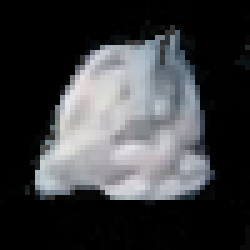
#> input picture code/pca/Data/input/Model 2/EC_0.bmp, 50 x 50 px (shown 5 times larger); its folder holds only this picture in this run
$ python Poultry_EugenChicken_Detect.py
#> lines starting #> are read from the running program, lines starting #| are printed output that depends on the picture
### code/pca/ioImageData.py
#!/usr/bin/env python3
# -*- coding: utf-8 -*-
"""
Created on Tue August 16 2022

@author: Igor V. Vanyushin, Ph.D.
"""

# Libraries required:
import numpy as np
import cv2
import glob

###----------------------------------------------------------------------------
###--------------------- Color Conversion section -----------------------------

### Color constants
sRGB2XYZ_Mx = [
      [  0.4124564,  0.3575761,  0.1804375 ],
      [  0.2126729,  0.7151522,  0.0721750 ],
      [  0.0193339,  0.1191920,  0.9503041 ]  ]

###------ Color conversion sRGB -> XYZ (8-bit images only by sRGB standard!)

def srgb2xyz(im_srgb, BPP):

    I0 = 2**BPP - 1

    im_srgb = np.array(im_srgb)/I0
    im_rgb_lin = np.copy(im_srgb) # Initialize
    H, W, cn = np.shape(im_srgb)

    # Linearization:
    rng_lo = im_srgb <= 0.04045
    rng_hi = ~rng_lo
    im_rgb_lin[ rng_lo ] = im_srgb[rng_lo]/12.92
    im_rgb_lin[ rng_hi ] = ((im_srgb[ rng_hi ] + 0.055)/(1.0 + 0.055)) ** 2.4

    # Linear transform:
    convMx = np.array(sRGB2XYZ_Mx)

    im_out = np.dot(im_rgb_lin, convMx.T)

    return I0 * np.clip(im_out, 0, 1)


###------ Color conversion  XYZ->sRGB (8-bit images only by sRGB standard!)

def xyz2srgb(im_xyz):

    # Linear color transformation:
    XYZ2sRGB_MX = np.linalg.inv(sRGB2XYZ_Mx)

    RGB_lin = np.dot(im_xyz, XYZ2sRGB_MX.T)

    # Apply sRGB gamma:
    lin_mask = RGB_lin <= 0.0031308
    im_out = np.zeros(RGB_lin.shape)
    im_out[lin_mask] = 12.92 * RGB_lin[lin_mask]
    im_out[~lin_mask] = 1.055 * RGB_lin[~lin_mask]**(1.0/2.4) - 0.055

    return np.clip(im_out, 0, 1)

# [16 lines left out: functions xyz2logYcc, logYcc2xyz, not called in this run]

###----------------------------------------------------------------------------
### ------------------------ Image Loading functions --------------------------

###------ Load a single image in XYZ format

def loadImage2RGB(imageName):
    image = cv2.imread(imageName, cv2.IMREAD_ANYDEPTH | cv2.IMREAD_ANYCOLOR)
    BPP = 8 * image.dtype.itemsize
    imageRGB = cv2.cvtColor(np.float32(image), cv2.COLOR_BGR2RGB)

    return imageRGB, BPP


def loadImage2XYZ(imageName):
    image, BPP = loadImage2RGB(imageName)
    imageXYZ = srgb2xyz(image, BPP)

    return imageXYZ, BPP

###------ Save a single image from XYZ to sRGB format

def saveImage2sRGB(imageName, image, inType= 'rgb'):

    if inType == 'xyz':
        image = 255*xyz2srgb(image)

    img2save = cv2.cvtColor(np.float32(image), cv2.COLOR_RGB2BGR)

    return cv2.imwrite( imageName, img2save )

###----------------------------------------------------------------------------
###------ Load a set of images

def loadFramesDir(path, maxFrames, colOut = 'rgb'):

    #listOfImages = []
    frames = []

    # Progress bar init:
    print('Loading frames/images:')

    fln = 0

    for fname in glob.iglob(path, recursive=True):

        print(fname)
    #    listOfImages.append(fname)
        if colOut == 'rgb':
            image, BPP = loadImage2RGB(fname)
        elif colOut == 'xyz':
            image, BPP = loadImage2XYZ(fname)
        else:
            print("Unknown output color space")
            break

        frames.append(image)

        fln = fln + 1
        if fln == maxFrames: break

    print('completed')
    return frames, BPP

### code/pca/Poultry_EugenChicken_Detect.py
#!/usr/bin/env python3
# -*- coding: utf-8 -*-
"""
Created on Dec 8 2022
@author: Igor Vanyushin, Ph.D.
referenced to the following source:
https://machinelearningmastery.com/face-recognition-using-principal-component-analysis/
"""

import numpy as np
import matplotlib.pyplot as plt
import cv2
from ioImageData import loadFramesDir, saveImage2sRGB
from sklearn.decomposition import PCA

# Input models for eigenchickens:
inputDir_model = "./Data/input/Model 2/"
modelIn_name = "*.*"
maxMdlNum = 8 # Maximal number of model images to be loaded for eigenchickens

# Input samplpes for chickens detection:
inputDir_sample = "./Data/input/"
sampleIn_name = "Poultry_test.bmp"
maxSmpNum = 1 # Maximal number of samlpe images to be loaded for detection

# Main paths:
pathModel = inputDir_model + modelIn_name
pathSample = inputDir_sample + sampleIn_name

#------------------- Load sample images for PCA analysis:
models, BPP = loadFramesDir( pathModel, maxMdlNum, colOut = 'xyz' ) # Load images for PCA
#> in loadImage2RGB, image is the input picture: shape (50, 50, 3); mean B, G, R 62.2, 60.1, 58.8
#> in loadImage2XYZ, `image, BPP = loadImage2RGB(imageName)`: BPP = 8
#> in srgb2xyz, `I0 = 2**BPP - 1`: I0 = 255
#> in srgb2xyz, `im_rgb_lin[ rng_lo ] = im_srgb[rng_lo]/12.92`: im_rgb_lin: shape (50, 50, 3) float32; mean of channels 0, 1, 2 0.229, 0.234, 0.242
#> in loadFramesDir, `image, BPP = loadImage2XYZ(fname)`: BPP = 8
#> models = 1 item; BPP = 8
model = models[0] #.astype(np.float64)
model_shape = model.shape
#> model_shape = (50, 50, 3)

#------------------- Convert model images into a single flatten matrix:
chick_matrix = []

for mdl in models: # Load models for PCA
    mdl_rot = mdl[:,:,1]  # Only Y-channel is used
    for rot in range(0,4): # Additional rotated images for more of orientations:
        chick_matrix.append(mdl_rot.flatten()) # Flatten to a single-dimentional vector
        mdl_rot = cv2.rotate(mdl_rot,cv2.ROTATE_90_CLOCKWISE) # Rotate 90 deg. to create a new vector
#> this loop made 1 pass
#> after the loop, chick_matrix = 4 items

chick_matrix = np.array(chick_matrix)

#================================== PCA fitting:
pca = PCA().fit(chick_matrix)
print(pca.explained_variance_ratio_) # Show strength of each component
#| [3.91388439e-01 3.91388439e-01 2.17223122e-01 1.28360603e-31]

# First n principal components will be used as eigenchicks:
eigchick_num = 4 # This number can be automated using pca.explained_variance_ratio
eigenchickens = pca.components_[:eigchick_num]

# Generate weights as a KxN matrix: K is the number of eigenchicks and N the number of samples
weights = eigenchickens @ (chick_matrix - pca.mean_).T
#> weights = [[9.35e-14, 1145.8, -1.21e-12, -1145.8], [-1145.8, 5.02e-13, 1145.8, -7.74e-13], [603.6, -603.6, 603.6, -603.6], [-1.65e-12, -1.05e-12, 3.04e-12, -6.96e-13]]

#================================== Test on sample images
#------------------- Load samples for recognition:

samples, BPP = loadFramesDir( pathSample, maxSmpNum, colOut = 'xyz' )
#> call 2 of loadImage2RGB, with imageName = './Data/input/Poultry_test.bmp'
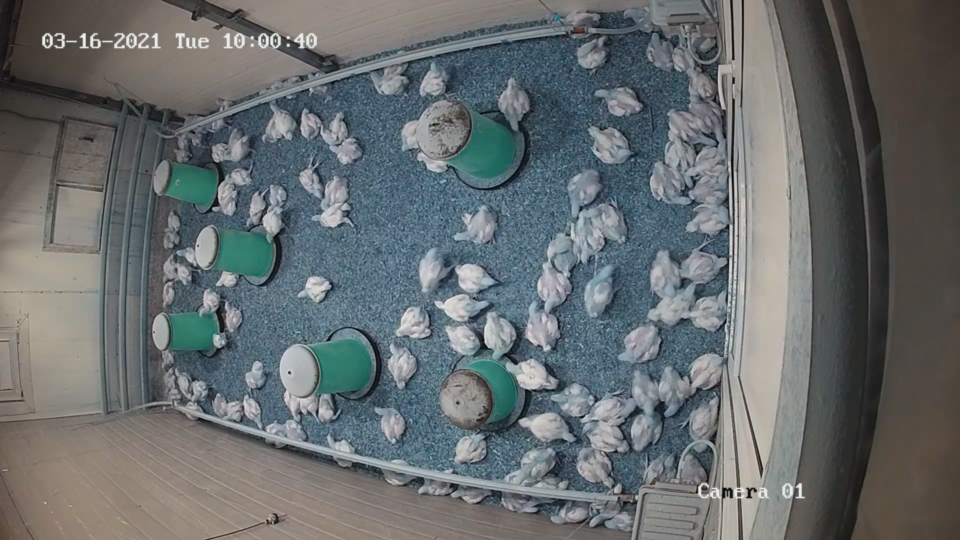
#> input picture code/pca/Data/input/Poultry_test.bmp, 960 x 540 px
#> in loadImage2RGB, image is the input picture: shape (540, 960, 3); mean B, G, R 109.4, 108, 102.9
#> call 2 of srgb2xyz, with BPP = 8
#> in srgb2xyz (call 2), `im_rgb_lin[ rng_lo ] = im_srgb[rng_lo]/12.92`: im_rgb_lin: shape (540, 960, 3) float32; mean of channels 0, 1, 2 0.403, 0.424, 0.429
#> in srgb2xyz (call 2), `im_rgb_lin[ rng_hi ] = ((im_srgb[ rng_hi ] + 0.055)/(1.0 + 0.055)) ** ..`:
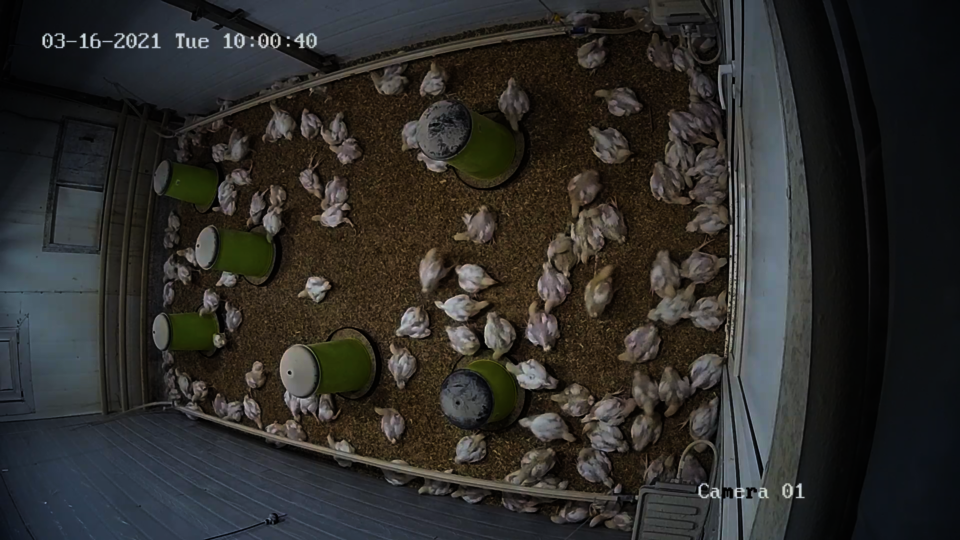
#> im_rgb_lin: shape (540, 960, 3) float32; mean of channels 0, 1, 2 0.166, 0.176, 0.18; drawn as B, G, R
#> samples = 1 item
sample = samples[0]
sample_shape = sample.shape
#> sample_shape = (540, 960, 3)
msz = model_shape
#> msz = (50, 50, 3)

Ych = sample[:,:,1] # Only Y-channel will be used for PCA recognition
output_map = np.zeros(Ych.shape)

est_level = 0.1  # Matching accuracy

# Scanning big image with a set of eigenchicks:
for y in range(0, sample_shape[0]-model_shape[0],1):
    for x in range(0, sample_shape[1]-model_shape[1],1):

        # Getting quiery at each aperture position:
        smp = Ych[y:(y+msz[0]),x:(x+msz[1])] # Getting a sample from the big image
        query = smp.reshape(1,-1) # 2D sample to 1-dimentional vector
        query_weight = eigenchickens @ (query - pca.mean_).T # weights of query related to eigenchicks
        euclidean_distance = np.linalg.norm(weights - query_weight, axis=0) # Matching through Euclidean distance
        best_match = np.argmin(euclidean_distance) # The number of the best match
        ed_est = euclidean_distance[best_match]/model_shape[0]/model_shape[1] # The norm should be verified!

        if ed_est < est_level: # Check for acceptable matching and showing on the map:
            ch_mx = chick_matrix[best_match].reshape(model_shape[0:2]) # Show the best match on the map
            output_map[y:(y+msz[0]),x:(x+msz[1])] = np.maximum(output_map[y:(y+msz[0]),x:(x+msz[1])], ch_mx)


#------------------- Show/save results:

imgOut = np.zeros(sample_shape)
imgOut = sample/2
imgOut[:,:,2] = output_map
#imgOut = (imgOut + samplePyr[pyrLev]*50)/2
# img2save = cv2.cvtColor(np.float32(imgOut), cv2.COLOR_RGB2BGR)
# cv2.imwrite( 'Poultry_test.bmp', img2save )

I0 = 255
img_out = imgOut/I0
imgOut_name = 'Poultry_test_out.bmp'
saveImage2sRGB(imgOut_name, img_out, inType='xyz')
#> in xyz2srgb, `RGB_lin = np.dot(im_xyz, XYZ2sRGB_MX.T)`:
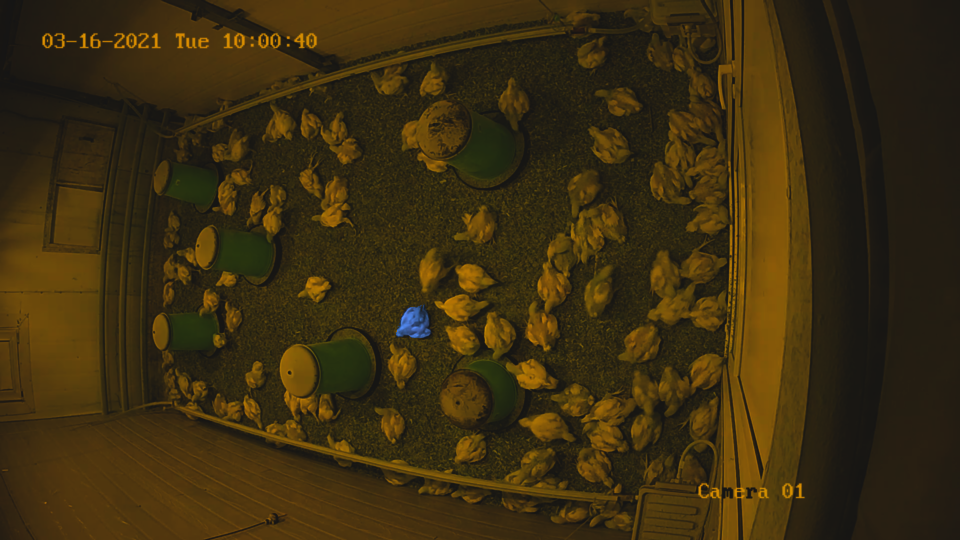
#> RGB_lin: shape (540, 960, 3) float64; mean R, G, B 0.131, 0.0839, -0.0124; drawn with min black and max white
#> in xyz2srgb, `lin_mask = RGB_lin <= 0.0031308`:
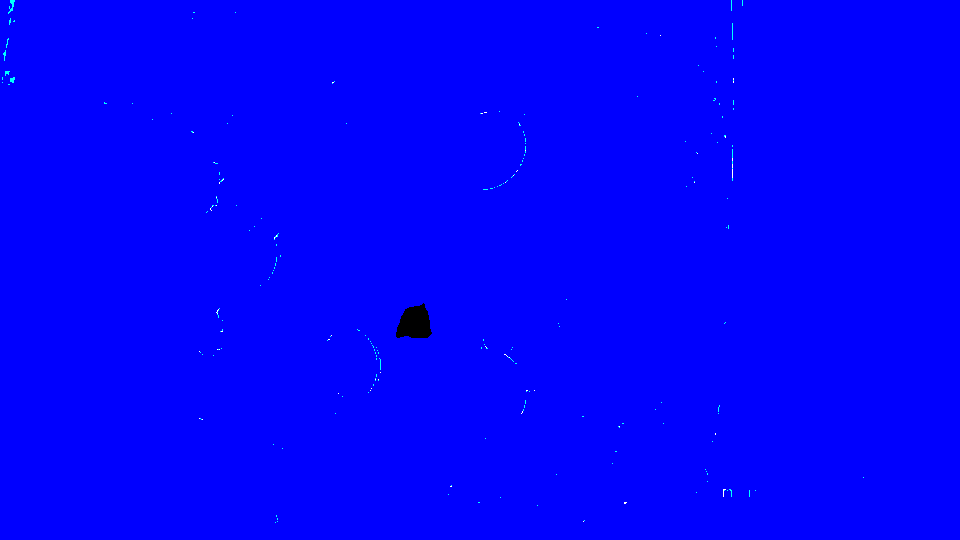
#> lin_mask: shape (540, 960, 3) bool; mean R, G, B 0.00021, 0.00121, 0.998
#> in xyz2srgb, `im_out[~lin_mask] = 1.055 * RGB_lin[~lin_mask]**(1.0/2.4) - 0.055`:
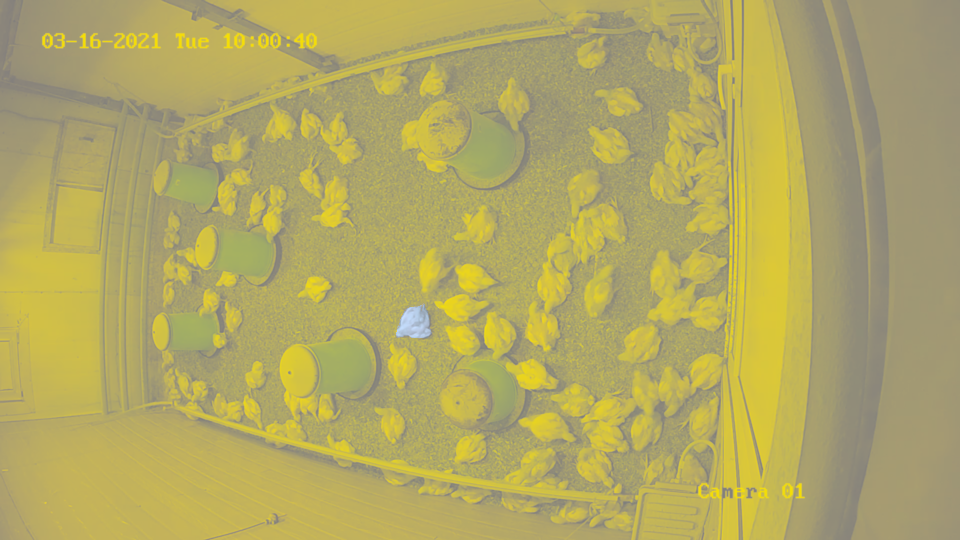
#> im_out: shape (540, 960, 3) float64; mean R, G, B 0.366, 0.296, -0.169; drawn with min black and max white
#> in xyz2srgb, `return np.clip(im_out, 0, 1)`:
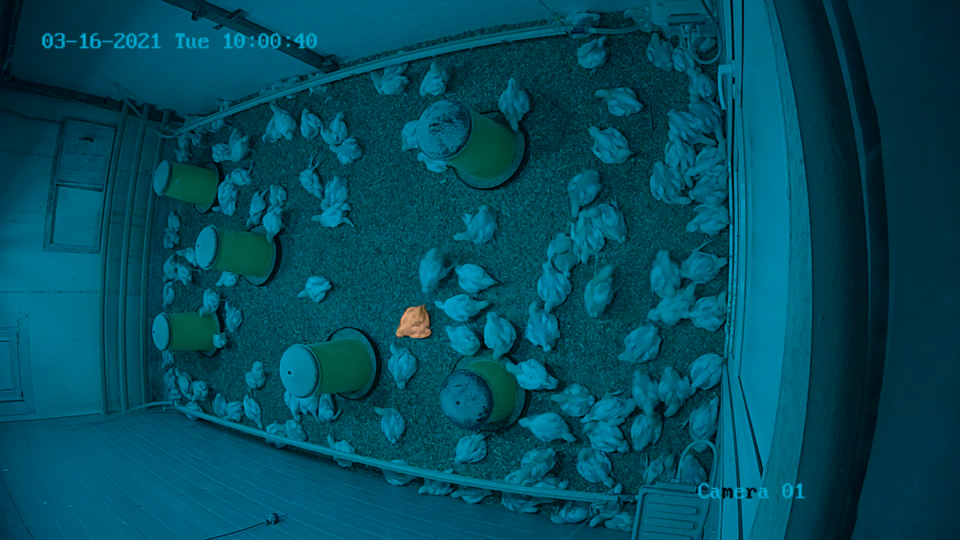
#> returned value: shape (540, 960, 3) float64; mean of channels 0, 1, 2 0.366, 0.296, 0.00111; drawn as B, G, R
#> in saveImage2sRGB, `return cv2.imwrite( imageName, img2save )`:
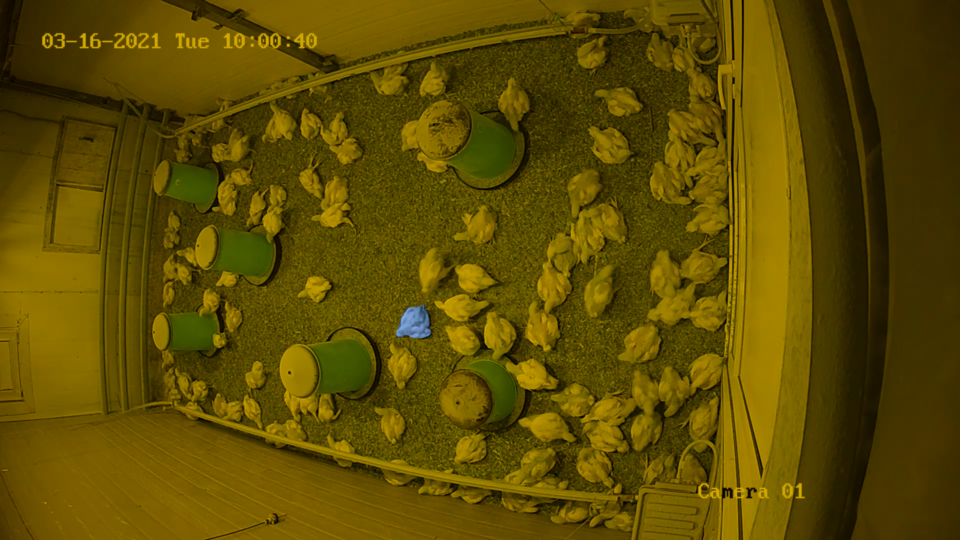
#> saved as Poultry_test_out.bmp: shape (540, 960, 3); mean B, G, R 0.3, 75.6, 93.4
